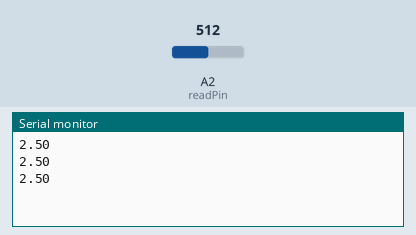
This sketch was run on a simulated Arduino Uno, built with avr-gcc and run on an emulated ATmega328P. Parts: the last lines printed to the serial monitor. Inputs (shaded band) come from the test bench; at power-on: A2 (readPin) = 512.

Above: at 1.3 s.
1.4 s: A2 (readPin) set to 716
At 1.9 s:
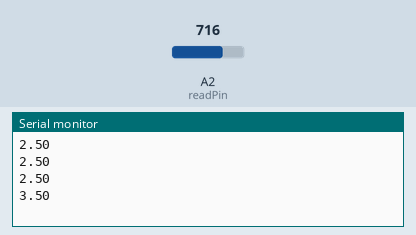
2.9 s: A2 (readPin) set to 900
At 3.4 s:
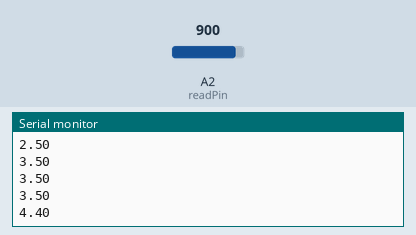
Timing chart, 0 to 5.9 s (numbered marks = the images above; inputs shaded):
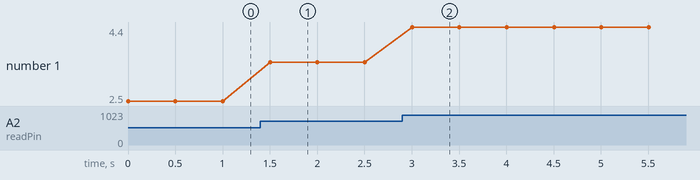

Measured:
- after the input at 1.4 s, the serial monitor: prints a new line after 0.10 s (image 1)
- after the input at 2.9 s, the serial monitor: prints a new line after 0.10 s (image 2)
- plotted number 1: 2.5 → 3.5 after the input at 1.4 s, 3.5 → 4.4 after the input at 2.9 s

The sketch:

P3_Voltage_Reader.ino
```cpp
int readPin=A2;
float V2=0;
void setup() {
  // put your setup code here, to run once:
pinMode(readPin, INPUT);
Serial.begin(9600);
}

void loop() {
  // put your main code here, to run repeatedly:
V2=(5./1023.)*analogRead(readPin);
Serial.println(V2);
delay(500);

}
```
